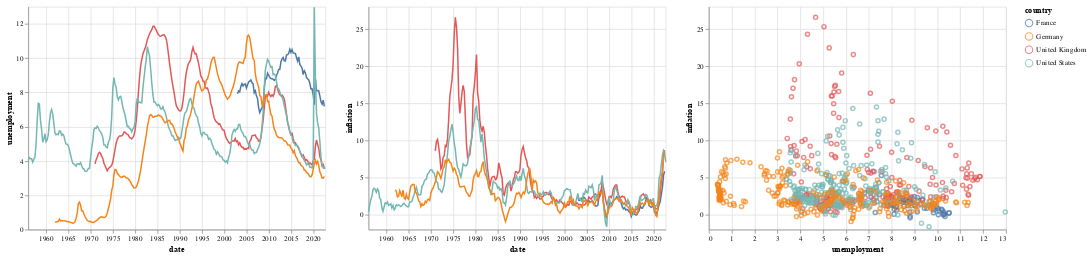

Notebook code for this chart:
### Markdown cell above
__Bonus question: in the following graph you can select an interval in the left panel to select some subsample. Can you add the regression line(s) corresponding to the selected data to the last graph?__

### Code cell
brush = alt.selection_interval(encodings=['x'],)

historical_chart_1 = alt.Chart(df).mark_line().encode(
    x='date',
    y='unemployment',
    color='country'
).add_selection(
    brush
)
historical_chart_2 = alt.Chart(df).mark_line().encode(
    x='date',
    y='inflation',
    color='country'
)
chart = alt.Chart(df).mark_point().encode(
    x='unemployment',
    y='inflation',
    # find a way to separate on the graph data from France and US
    color=alt.condition(brush, 'country:N', alt.value('lightgray'))
)
alt.hconcat(historical_chart_1, historical_chart_2, chart,)

### Figure 1 — Vega-Lite specification as saved in the notebook (floating-point values rounded to 4 significant figures; data arrays with more than 128 entries replaced by an {"elided": "..."} marker saying what was removed)
{"config": {"view": {"continuousWidth": 400, "continuousHeight": 300}}, "hconcat": [{"mark": "line", "encoding": {"color": {"type": "nominal", "field": "country"}, "x": {"type": "temporal", "field": "date"}, "y": {"type": "quantitative", "field": "unemployment"}}, "selection": {"selector002": {"type": "interval", "encodings": ["x"]}}}, {"mark": "line", "encoding": {"color": {"type": "nominal", "field": "country"}, "x": {"type": "temporal", "field": "date"}, "y": {"type": "quantitative", "field": "inflation"}}}, {"mark": "point", "encoding": {"color": {"condition": {"type": "nominal", "field": "country", "selection": "selector002"}, "value": "lightgray"}, "x": {"type": "quantitative", "field": "unemployment"}, "y": {"type": "quantitative", "field": "inflation"}}}], "data": {"name": "data-fadf9957ac13d05d3f3350711eea4cf4"}, "$schema": "https://vega.github.io/schema/vega-lite/v4.8.1.json", "datasets": {"data-fadf9957ac13d05d3f3350711eea4cf4": {"elided": "796 records"}}}
